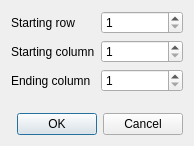
<?xml version="1.0" encoding="UTF-8"?>
<ui version="4.0">
 <class>Parameters</class>
 <widget class="QDialog" name="Parameters">
  <property name="geometry">
   <rect>
    <x>0</x>
    <y>0</y>
    <width>194</width>
    <height>146</height>
   </rect>
  </property>
  <property name="windowTitle">
   <string>Dialog</string>
  </property>
  <layout class="QVBoxLayout" name="verticalLayout">
   <item>
    <layout class="QFormLayout" name="formLayout">
     <property name="fieldGrowthPolicy">
      <enum>QFormLayout::AllNonFixedFieldsGrow</enum>
     </property>
     <property name="horizontalSpacing">
      <number>6</number>
     </property>
     <item row="0" column="0">
      <widget class="QLabel" name="label">
       <property name="text">
        <string>Starting row</string>
       </property>
      </widget>
     </item>
     <item row="0" column="1">
      <widget class="QSpinBox" name="startingRow">
       <property name="minimum">
        <number>1</number>
       </property>
      </widget>
     </item>
     <item row="1" column="0">
      <widget class="QLabel" name="label_2">
       <property name="text">
        <string>Starting column</string>
       </property>
      </widget>
     </item>
     <item row="1" column="1">
      <widget class="QSpinBox" name="startingColumn">
       <property name="minimum">
        <number>1</number>
       </property>
       <property name="maximum">
        <number>32767</number>
       </property>
      </widget>
     </item>
     <item row="2" column="0">
      <widget class="QLabel" name="label_3">
       <property name="text">
        <string>Ending column</string>
       </property>
      </widget>
     </item>
     <item row="2" column="1">
      <widget class="QSpinBox" name="endingColumn">
       <property name="minimum">
        <number>1</number>
       </property>
       <property name="maximum">
        <number>32767</number>
       </property>
      </widget>
     </item>
    </layout>
   </item>
   <item>
    <widget class="QDialogButtonBox" name="buttonBox">
     <property name="autoFillBackground">
      <bool>false</bool>
     </property>
     <property name="orientation">
      <enum>Qt::Horizontal</enum>
     </property>
     <property name="standardButtons">
      <set>QDialogButtonBox::Cancel|QDialogButtonBox::Ok</set>
     </property>
    </widget>
   </item>
  </layout>
 </widget>
 <resources/>
 <connections>
  <connection>
   <sender>buttonBox</sender>
   <signal>accepted()</signal>
   <receiver>Parameters</receiver>
   <slot>accept()</slot>
   <hints>
    <hint type="sourcelabel">
     <x>248</x>
     <y>254</y>
    </hint>
    <hint type="destinationlabel">
     <x>157</x>
     <y>274</y>
    </hint>
   </hints>
  </connection>
  <connection>
   <sender>buttonBox</sender>
   <signal>rejected()</signal>
   <receiver>Parameters</receiver>
   <slot>reject()</slot>
   <hints>
    <hint type="sourcelabel">
     <x>316</x>
     <y>260</y>
    </hint>
    <hint type="destinationlabel">
     <x>286</x>
     <y>274</y>
    </hint>
   </hints>
  </connection>
 </connections>
</ui>
